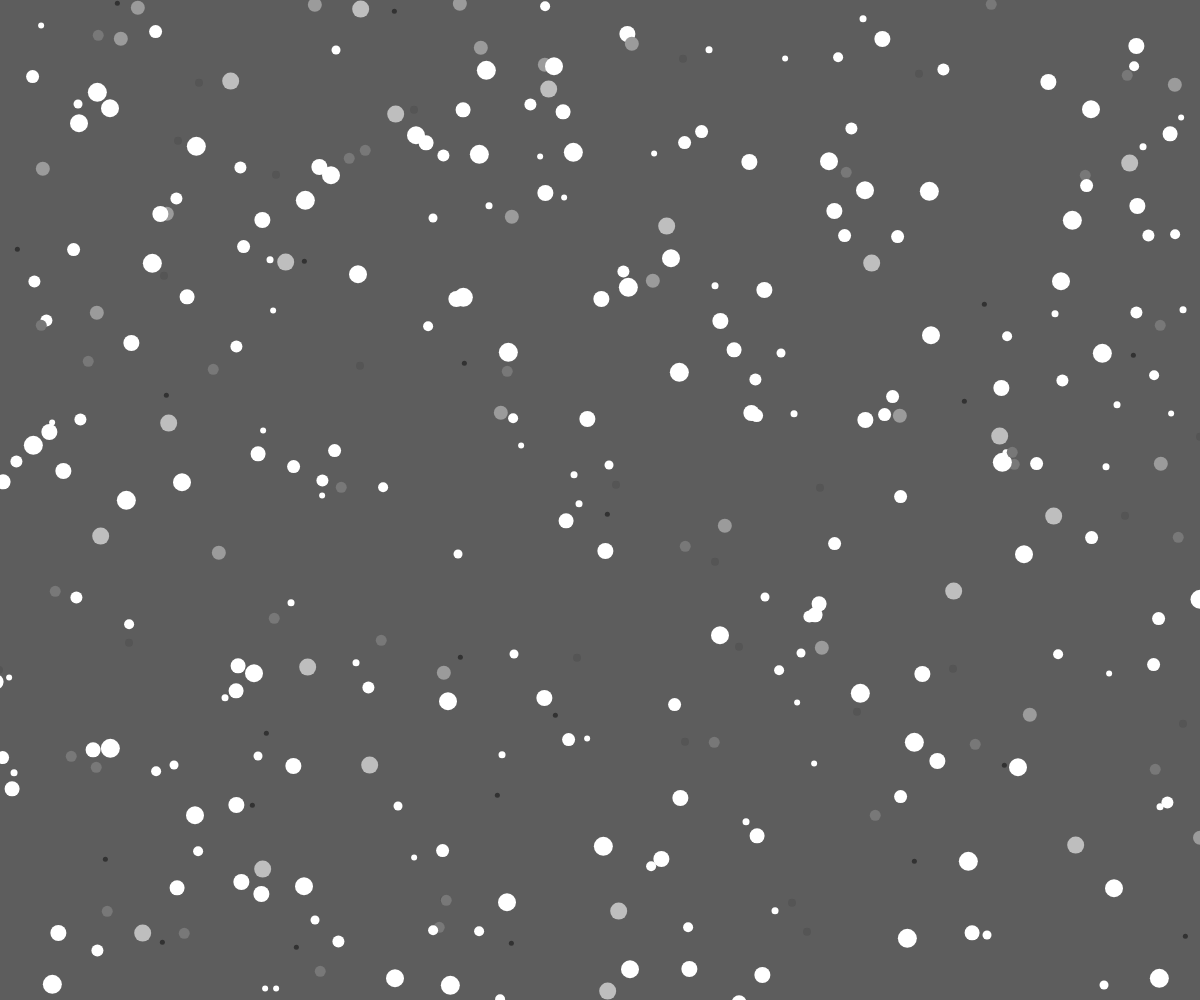
Frame 1 (no input)
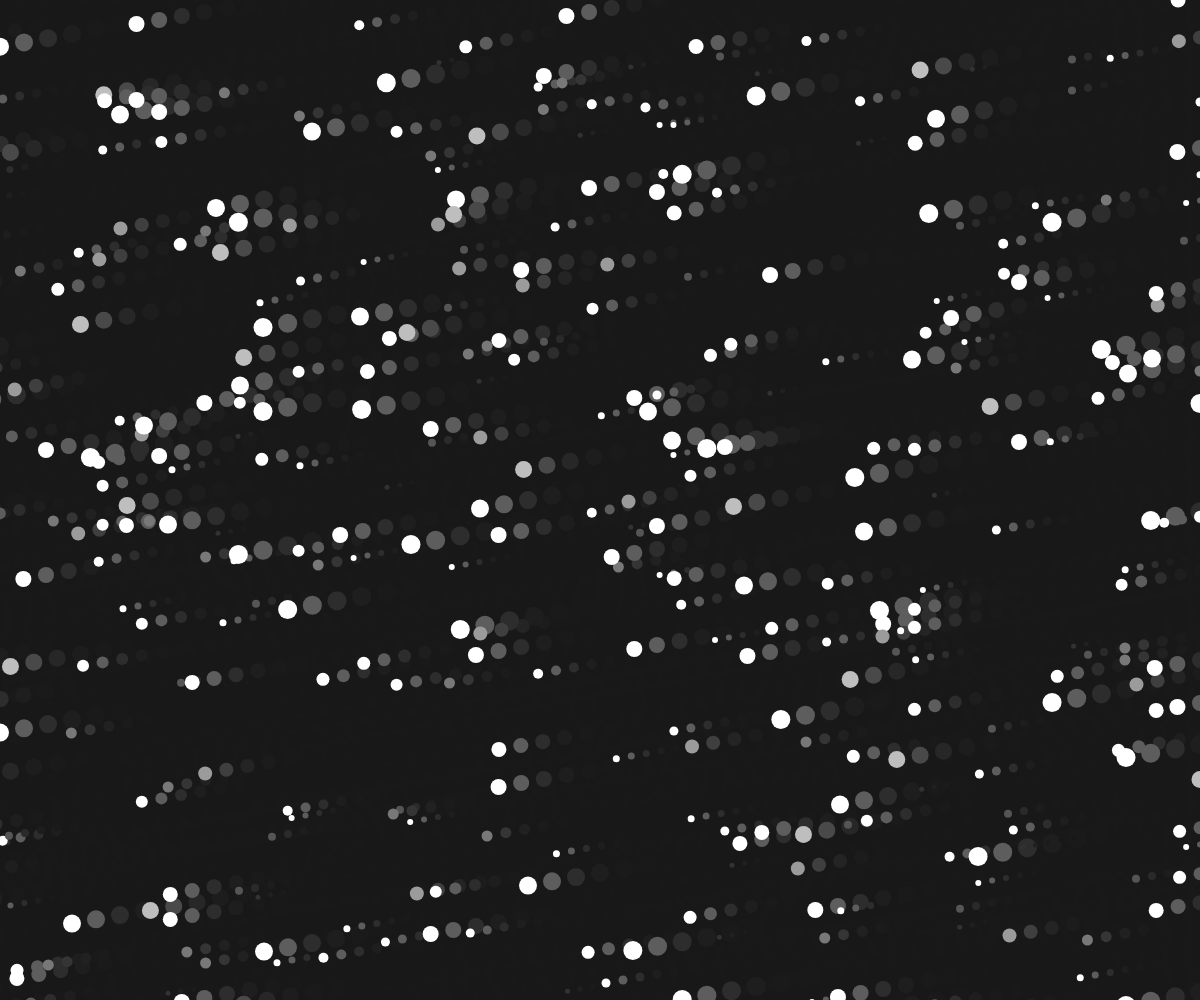
Frame 60 (no input)
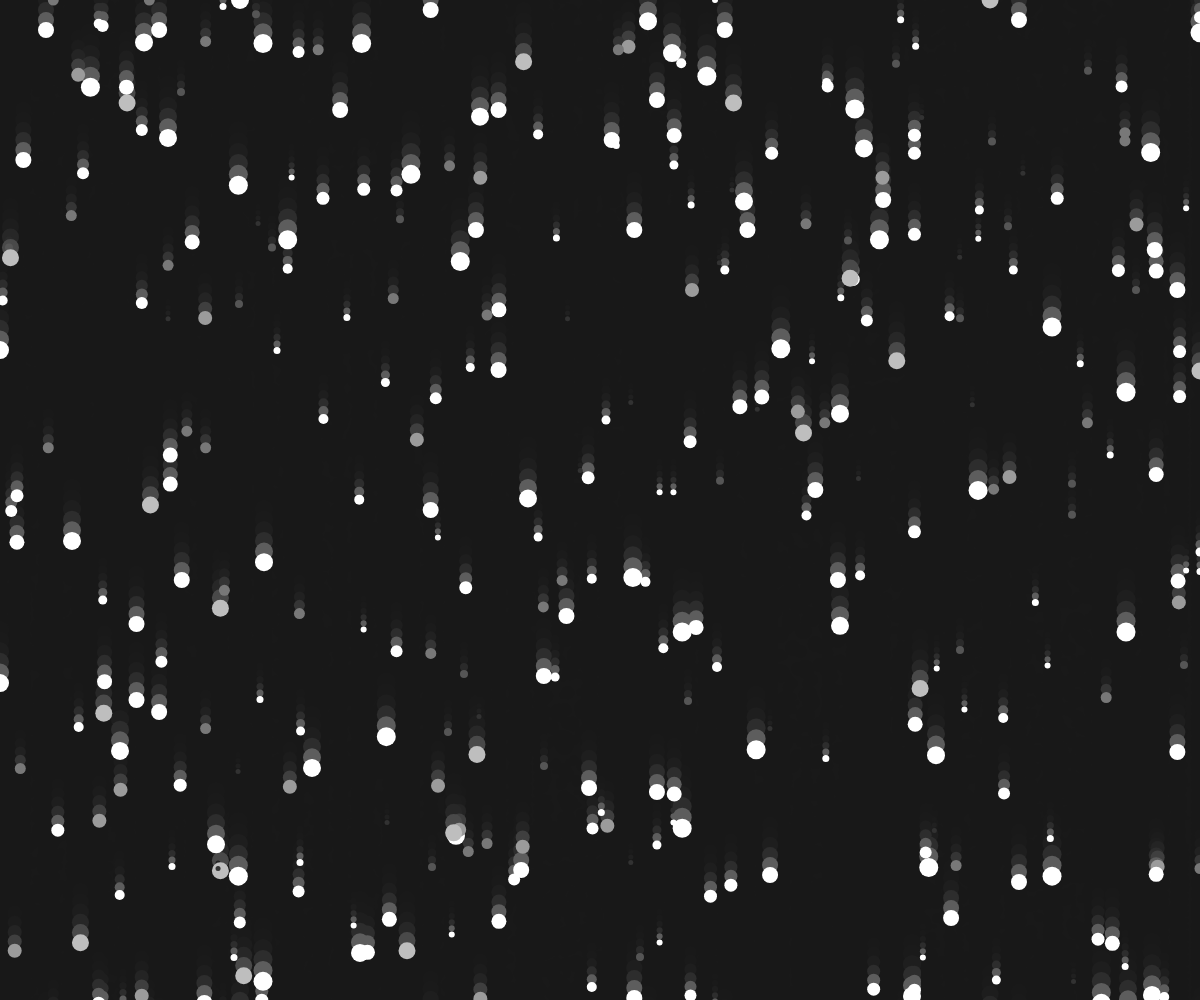
Frame 120 (the mouse pressed at the canvas centre since frame 60)

The p5.js sketch that drew these frames (run headless with seeded random() and noise() and a simulated clock; from frame 60 on, the mouse is pressed at the canvas centre):

// p5.js sketch
// ── sketch.js
var snowflakes = [];
var maxFlakes = 350;

function setup() {
	createCanvas(windowWidth, windowHeight);

	for (var i = 0; i < maxFlakes; i++) {
		var x = Math.floor(random(0, width));
		var y = Math.floor(random(0, height));
		var radius = Math.floor(random(5, 20));
		var colour = map(radius, 5, 20, 50, 225);

		snowflakes.push({x: x, y: y, r: radius, c: `rgb(${colour}, ${colour}, ${colour})`});
	}
}

function draw() {
	background('rgba(25, 25, 25, 0.7)');
	for (var i = 0; i < snowflakes.length; i++) {
		//snowflakes[i].x -= map(snowflakes[i].r, 5, 20, 1, 5) / 2;
		snowflakes[i].x -= map(mouseX, 0, windowWidth, 8, -8) * Math.sqrt(snowflakes[i].r/2);
		//snowflakes[i].y += map(snowflakes[i].r, 5, 20, 1, 5);
		snowflakes[i].y -= map(mouseY, 0, windowHeight, -2, -8) * Math.sqrt(snowflakes[i].r/4);

		if (snowflakes[i].x > windowWidth + snowflakes[i].r) {
			snowflakes[i].x = 0;
		}
		if (snowflakes[i].x < 0 - snowflakes[i].r) {
			snowflakes[i].x = windowWidth;
		}
		if (snowflakes[i].y > windowHeight + snowflakes[i].r) {
			snowflakes[i].y = 0;
		}
		if (snowflakes[i].y < 0 - snowflakes[i].r) {
			snowflakes[i].y = windowHeight;
		}

		stroke(snowflakes[i].c);
		strokeWeight(snowflakes[i].r);
		point(snowflakes[i].x, snowflakes[i].y);
	}
}

function windowResized() {
	resizeCanvas(windowWidth, windowHeight);
}
